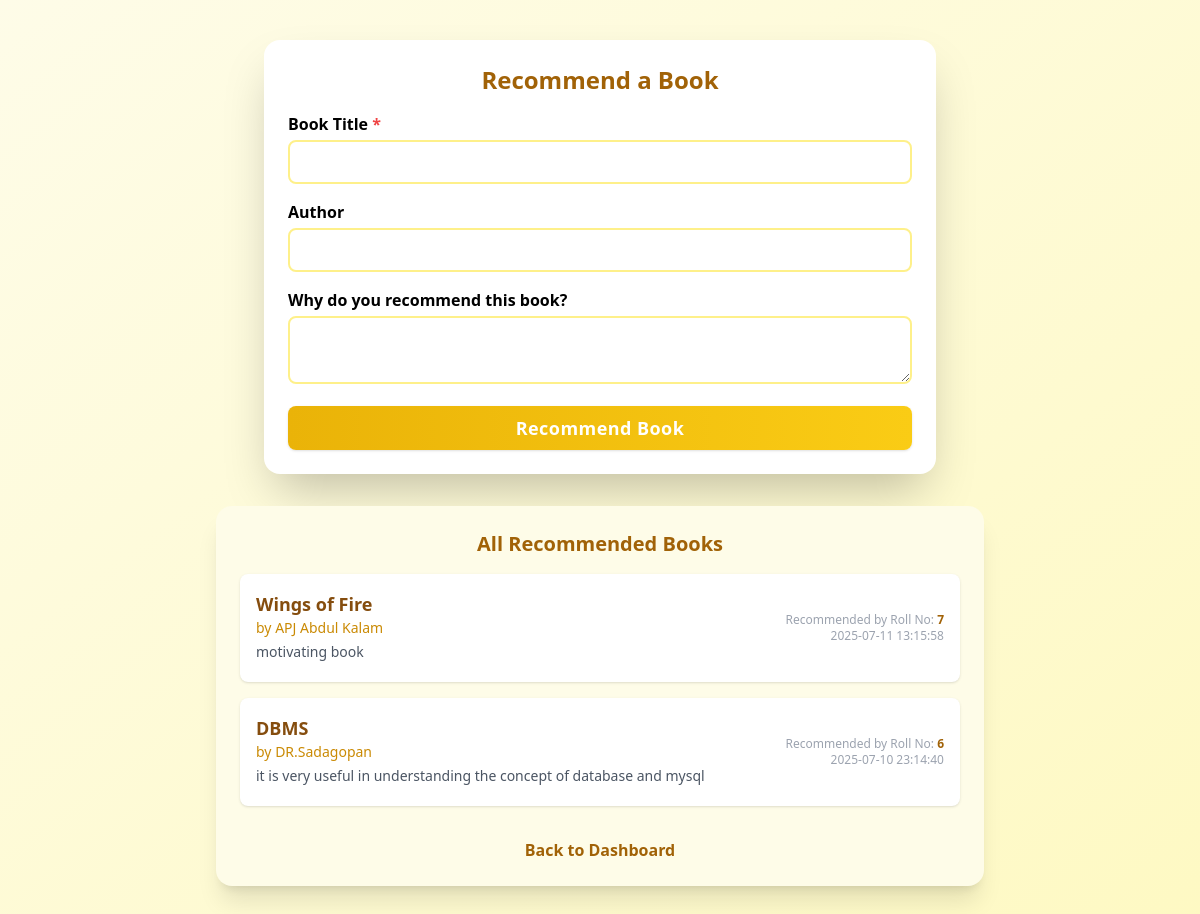
The app's page /recommended_books.php (signed in) with its own data.
### tables this page shows
CREATE TABLE `recommendations` (
  `roll_no` int(11) DEFAULT NULL,
  `title` varchar(255) NOT NULL,
  `author` varchar(255) DEFAULT NULL,
  `reason` text DEFAULT NULL,
  `recommended_at` datetime DEFAULT current_timestamp()
);

### recommended_books.php (the view, shortened to what this page needs)
<?php
include 'dbconnect.php';
$recs = [];
$res = $conn->query("SELECT * FROM recommendations ORDER BY recommended_at DESC");
if ($res) {
    while ($row = $res->fetch_assoc()) {
        $recs[] = $row;
    }
}
?>
<!DOCTYPE html>
<html lang="en">
<head>
    <script src="https://cdn.tailwindcss.com"></script>
</head>
<body class="bg-gradient-to-br from-yellow-50 to-yellow-100 min-h-screen flex flex-col items-center py-10">
    <div class="w-full max-w-2xl p-6 bg-white dark:bg-gray-800 rounded-2xl shadow-2xl animate-fadeInUp mb-8">
        <h2 class="text-2xl font-bold text-yellow-700 dark:text-yellow-300 mb-4 text-center">Recommend a Book</h2>
        <form method="post" class="space-y-4">
            <div>
                <label class="block font-semibold mb-1">Book Title <span class="text-red-500">*</span></label>
                <input type="text" name="title" required class="w-full px-3 py-2 border-2 border-yellow-200 rounded-lg focus:outline-none focus:ring-2 focus:ring-yellow-400 transition" />
            </div>
            <div>
                <label class="block font-semibold mb-1">Author</label>
                <input type="text" name="author" class="w-full px-3 py-2 border-2 border-yellow-200 rounded-lg focus:outline-none focus:ring-2 focus:ring-yellow-400 transition" />
            </div>
            <div>
                <label class="block font-semibold mb-1">Why do you recommend this book?</label>
                <textarea name="reason" rows="2" class="w-full px-3 py-2 border-2 border-yellow-200 rounded-lg focus:outline-none focus:ring-2 focus:ring-yellow-400 transition"></textarea>
            </div>
            <button type="submit" class="w-full py-2 px-4 bg-gradient-to-r from-yellow-500 to-yellow-400 text-white font-semibold rounded-lg shadow hover:from-yellow-600 hover:to-yellow-500 transition text-lg tracking-wide">Recommend Book</button>
        </form>
    </div>
    <div class="w-full max-w-3xl p-6 bg-yellow-50 dark:bg-gray-700 rounded-2xl shadow-xl animate-fadeInUp">
        <h2 class="text-xl font-bold text-yellow-700 dark:text-yellow-300 mb-4 text-center">All Recommended Books</h2>
        <div class="grid gap-4">
            <?php if (count($recs)): foreach ($recs as $rec): ?>
                <div class="bg-white dark:bg-gray-800 rounded-lg shadow p-4 flex flex-col md:flex-row md:items-center md:justify-between">
                    <div>
                        <div class="font-semibold text-lg text-yellow-800 dark:text-yellow-200"><?php echo htmlspecialchars($rec['title']); ?></div>
                        <div class="text-yellow-600 dark:text-yellow-300 text-sm mb-1">by <?php echo htmlspecialchars($rec['author']); ?></div>
                        <div class="text-gray-600 dark:text-gray-300 text-sm mb-1"><?php echo htmlspecialchars($rec['reason']); ?></div>
                    </div>
                    <div class="text-right text-xs text-gray-400 mt-2 md:mt-0">
                        Recommended by Roll No: <span class="font-bold text-yellow-700 dark:text-yellow-300"><?php echo htmlspecialchars($rec['roll_no']); ?></span><br>
                        <span><?php echo htmlspecialchars($rec['recommended_at']); ?></span>
                    </div>
                </div>
            <?php endforeach; else: ?>
                <div class="text-gray-500 dark:text-gray-400 text-center">No recommendations yet.</div>
            <?php endif; ?>
        </div>
        <div class="text-center mt-8">
            <a href="student_dashboard.php" class="text-yellow-700 dark:text-yellow-300 font-semibold hover:underline">Back to Dashboard</a>
        </div>
    </div>
</body>
</html>

### records on screen
recommendations: title "Wings of Fire", author "APJ Abdul Kalam", reason "motivating book", roll_no "7", recommended_at "2025-07-11 13:15:58"
recommendations: title "DBMS", author "DR.Sadagopan", reason "it is very useful in understanding the concept of database and mysql", roll_no "6", recommended_at "2025-07-10 23:14:40"
